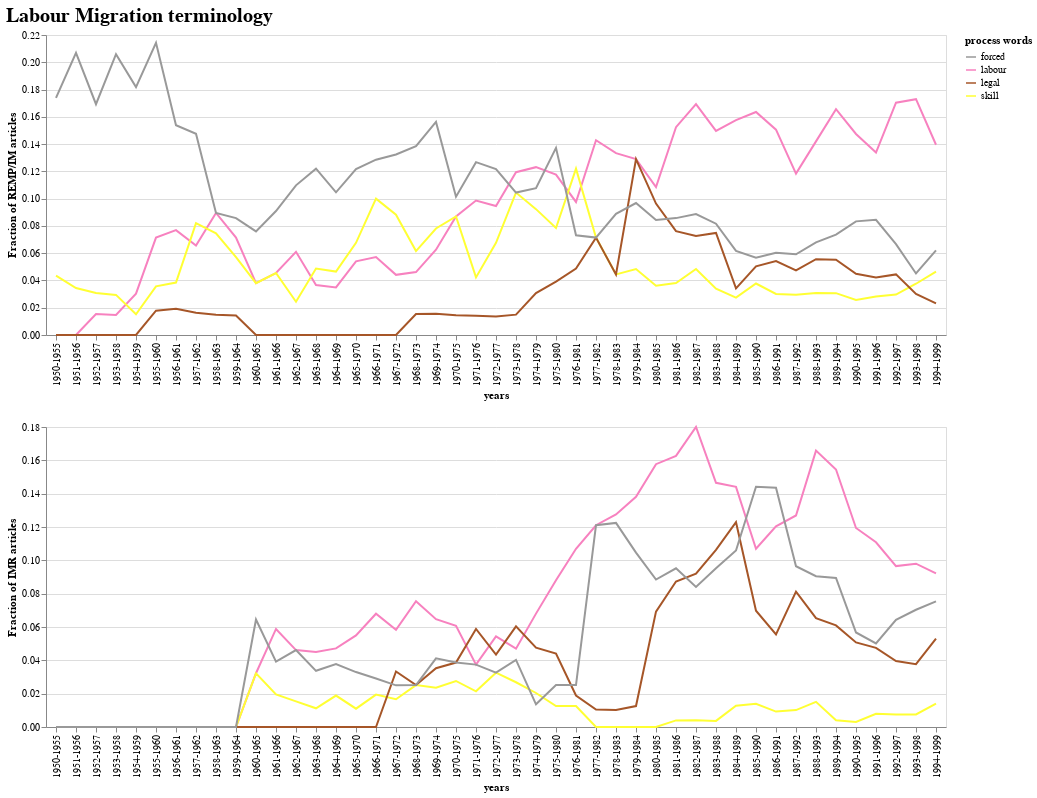

Write notebook code for a chart like this one.
### Markdown cell above
As this is a discourse coalition about migration management, the next aspect to consider is the extent to which management words played a role in the discourse. Management has a changing vocabulary, but we tried to single out the most important terms. From figure 10 it appears that overall there was a growing interest in management related issues, but overall in IMR discussions about decision making were more important than the other two topics throughout the entire period. This confirms our idea that the ICEM liaison of IM had an influence on its discussions. The topics that the titles referred to shifted from a process to a decision making orientation, in both journals but more so in IM. Without further research, it is hard make any definitive interpretions of this shift, but it seems to be indicative for a shift from an approach of migration management as interacting with migration to a more control oriented approach.

### Code cell
selected_topics = ['labour', 'skill', 'legal', 'forced']
selected_topic_words = {topic: topic_words[topic] for topic in selected_topics}

c5 = ca.alt_topic_chart(selected_topics=selected_topic_words,
                        topic_df=df_remp_im,
                        var_name='migration_type',
                        source='REMP/IM',
                        title='process words')

c6 = ca.alt_topic_chart(selected_topics=selected_topic_words,
                        topic_df=df_imr_research,
                        var_name='migration_type',
                        source='IMR',
                        title='process words')

alt.vconcat(
    c5, c6).properties(title='Labour Migration terminology').configure_title(
        fontSize=20,
        font='Verdana',
        align='center',
        color='black',
    )

### Figure 1 — Vega-Lite specification as saved in the notebook (floating-point values rounded to 4 significant figures; data arrays with more than 128 entries replaced by an {"elided": "..."} marker saying what was removed)
{"config": {"view": {"continuousWidth": 400, "continuousHeight": 300}, "title": {"align": "center", "color": "black", "font": "Verdana", "fontSize": 20}}, "vconcat": [{"data": {"name": "data-a3bbe713c3a64823a4ea5097be6da535"}, "mark": "line", "encoding": {"color": {"type": "ordinal", "field": "migration_type", "scale": {"reverse": true, "scheme": "set1"}, "title": "process words"}, "x": {"type": "nominal", "axis": {"tickCount": 10}, "field": "years"}, "y": {"type": "quantitative", "field": "Fraction of REMP/IM articles"}}}, {"data": {"name": "data-85af0433655d913d335bbbe363e6954c"}, "mark": "line", "encoding": {"color": {"type": "ordinal", "field": "migration_type", "scale": {"reverse": true, "scheme": "set1"}, "title": "process words"}, "x": {"type": "nominal", "axis": {"tickCount": 10}, "field": "years"}, "y": {"type": "quantitative", "field": "Fraction of IMR articles"}}}], "title": "Labour Migration terminology", "$schema": "https://vega.github.io/schema/vega-lite/v4.8.1.json", "datasets": {"data-a3bbe713c3a64823a4ea5097be6da535": {"elided": "180 records"}, "data-85af0433655d913d335bbbe363e6954c": {"elided": "180 records"}}}
